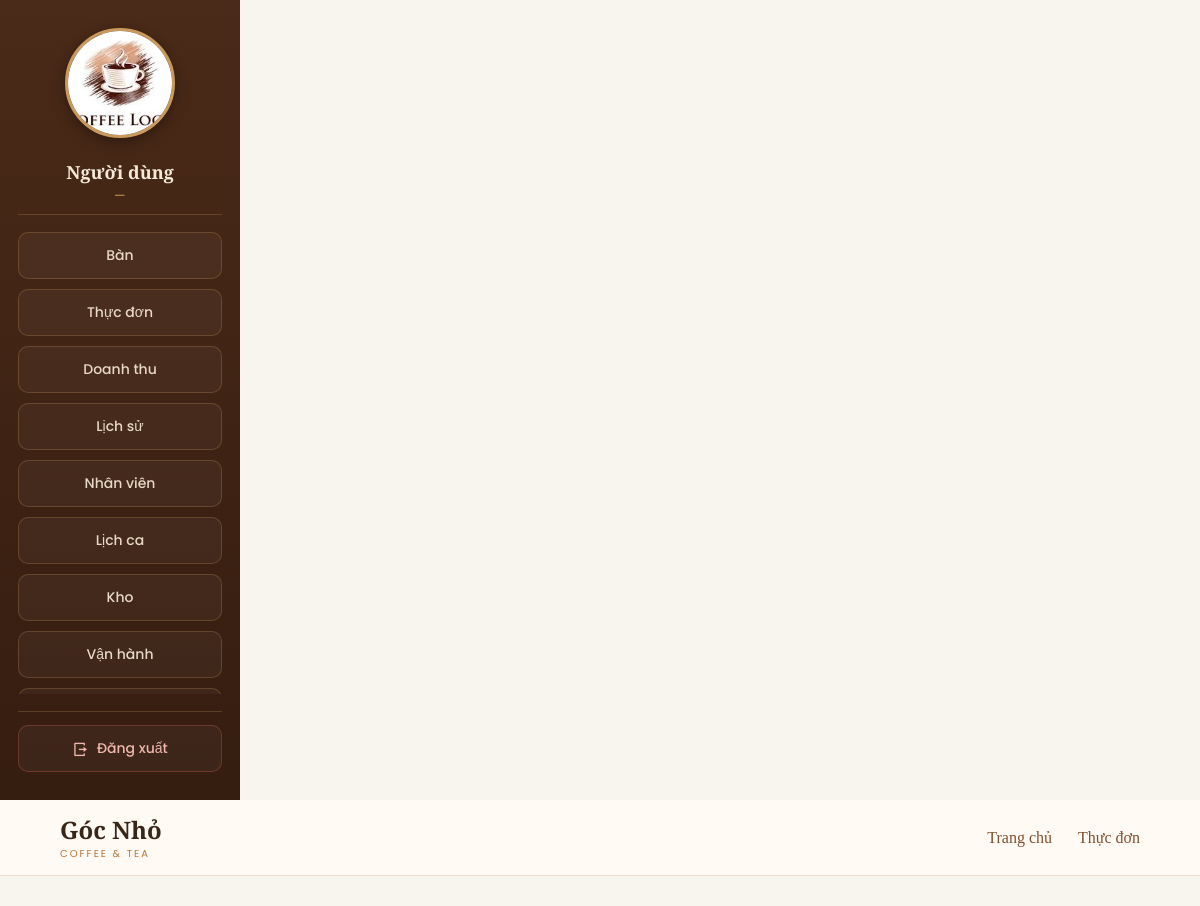
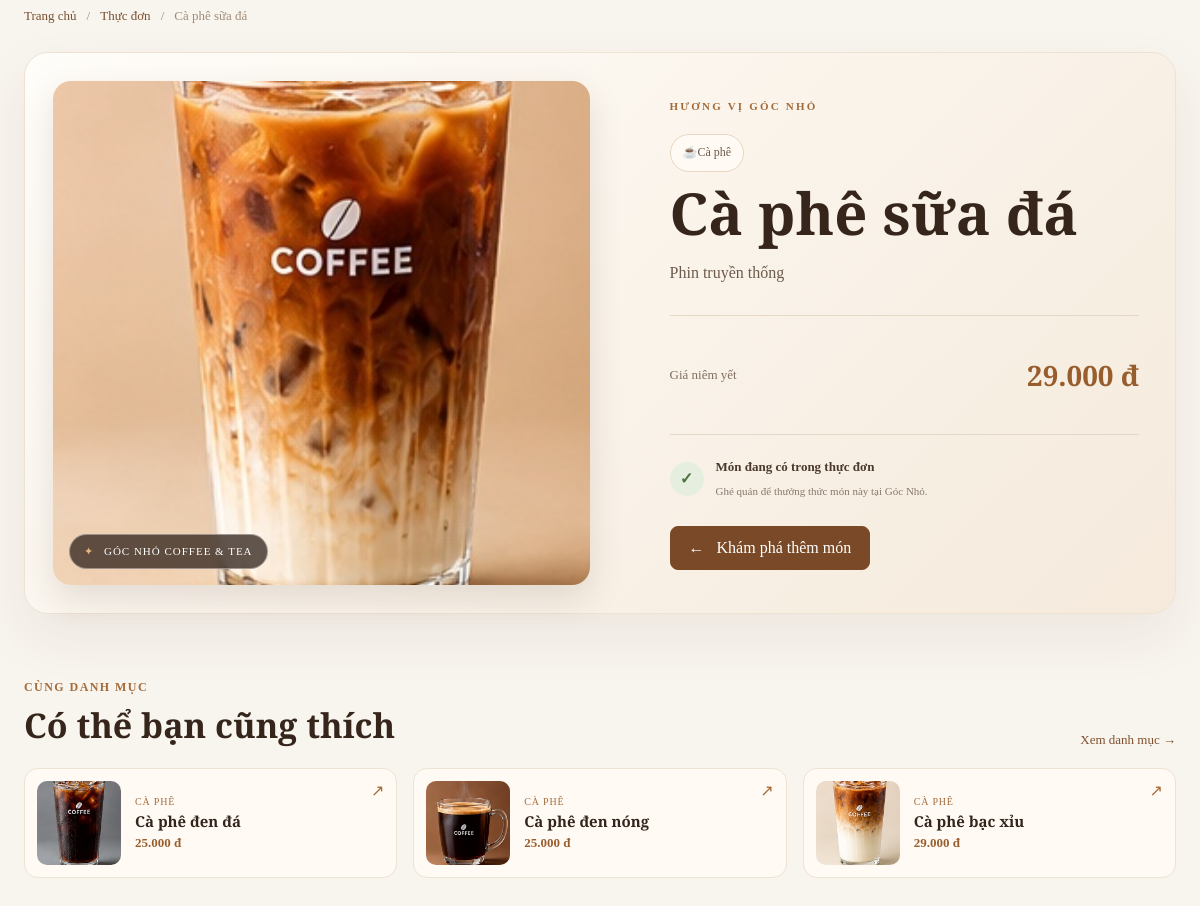
The page /index.php?page=menu-detail&id=1 on the database its author committed (2 pictures, top to bottom).
### tables this page shows
CREATE TABLE IF NOT EXISTS menu_items (
  item_id INT UNSIGNED AUTO_INCREMENT PRIMARY KEY,
  category_id INT UNSIGNED NOT NULL,
  item_name VARCHAR(150) NOT NULL,
  description VARCHAR(255) NULL,
  price INT UNSIGNED NOT NULL,
  image MEDIUMTEXT NULL,
  is_hidden TINYINT(1) NOT NULL DEFAULT 0,
  is_sold_out TINYINT(1) NOT NULL DEFAULT 0,
  stock INT UNSIGNED NOT NULL DEFAULT 0,
  min_stock INT UNSIGNED NOT NULL DEFAULT 10,
  UNIQUE KEY uq_cat_name (category_id, item_name),
  FOREIGN KEY (category_id) REFERENCES categories(category_id)
);

CREATE TABLE IF NOT EXISTS categories (
  category_id INT UNSIGNED AUTO_INCREMENT PRIMARY KEY,
  category_name VARCHAR(100) NOT NULL UNIQUE,
  has_options TINYINT(1) NOT NULL DEFAULT 1
);

### index.php (called while the page is built, shortened)
<?php
$routes = array(
    'home' => 'home/index.php',
    'public-menu' => 'public-menu/index.php',
    'menu' => 'menu/index.php',
    'menu-detail' => 'menu-detail/index.php',
    'tables' => 'tables/index.php',
    'schedule' => 'schedule/index.php',
    'ops' => 'ops/index.php',
    'orders' => 'orders/index.php',
    'cashshift' => 'cashshift/index.php',
    'kitchen' => 'kitchen/index.php',
);
$page = $_GET['page'] ?? null;
if (!is_string($page) || !isset($routes[$page])) {
    http_response_code(404);
    $page = '404';
    $file = __DIR__ . '/pages/404/index.php';
} else {
    $file = __DIR__ . '/pages/' . $routes[$page];
}
$action = dirname($file) . '/action.php';
if (is_file($action)) {
    require $action;
}
require __DIR__ . '/layouts/public/header.php';
require $file;
require __DIR__ . '/layouts/public/footer.php';

### pages/menu-detail/action.php (called while the page is built, shortened)
<?php
require_once __DIR__ . '/../../functions.php';
$itemId = filter_input(INPUT_GET, 'id', FILTER_VALIDATE_INT);
$menuItem = ($itemId && $itemId > 0) ? get_menu_item($itemId) : null;
$relatedMenuItems = $menuItem
    ? public_related_menu_items($menuItem['category_id'], $menuItem['item_id'], 3)
    : array();

### config/database.php (called while the page is built, shortened)
<?php
$env = function ($key, $default) {
    $value = getenv($key);
    return $value === false ? $default : $value;
};
$appEnvironment = strtolower((string) $env('APP_ENV', 'local'));
$dbUser = $env('DB_USER', 'root');
$dbPassword = $env('DB_PASSWORD', '');
return array(
    'host'     => $env('DB_HOST', '127.0.0.1'),
    'port'     => (int) $env('DB_PORT', '3306'),
    'database' => $env('DB_NAME', 'coffee_shop'),
    'username' => $dbUser,
    'password' => $dbPassword,
    'charset'  => 'utf8mb4',
);

### helpers/database.php (called while the page is built)
<?php
function db()
{
    static $database = null;
    if ($database === null) {
        $config = require __DIR__ . '/../config/database.php';
        $database = new Database($config);
    }
    return $database;
}

### classes/Database.php (called while the page is built, shortened)
<?php
class Database
{
    private $connection;
    public function __construct($config)
    {
        $this->connection = new mysqli(
            $config['host'], $config['username'], $config['password'],
            $config['database'], $config['port']
        );
        $this->connection->set_charset($config['charset']);
    }
    public function run($sql, $params = array())
    {
        $stmt = $this->connection->prepare($sql);
        if ($params) {
            $types = '';
            foreach ($params as $p) { $types .= is_int($p) ? 'i' : 's'; }
            $stmt->bind_param($types, ...$params);
        }
        $stmt->execute();
        return $stmt;
    }
    public function fetchAll($sql, $params = array())
    {
        return $this->run($sql, $params)->get_result()->fetch_all(MYSQLI_ASSOC);
    }
    public function fetchOne($sql, $params = array())
    {
        $row = $this->run($sql, $params)->get_result()->fetch_assoc();
        return $row ?: null;
    }
}

### functions.php (called while the page is built, shortened)
<?php
function get_menu_item($id)
{
    return db()->fetchOne(
        "SELECT m.item_id, m.item_name, m.description, m.price, m.image,
                m.is_hidden, c.category_id, c.category_name
         FROM menu_items m
         JOIN categories c ON c.category_id = m.category_id
         WHERE m.item_id = ? AND m.is_hidden = 0",
        array((int) $id)
    );
}
function public_related_menu_items($categoryId, $exceptId, $limit = 3)
{
    return db()->fetchAll(
        "SELECT m.item_id, m.item_name, m.price, m.image, m.description,
                c.category_name, c.category_id
         FROM menu_items m
         JOIN categories c ON c.category_id = m.category_id
         WHERE m.is_hidden = 0 AND m.category_id = ? AND m.item_id <> ?
         ORDER BY m.item_id ASC
         LIMIT ?",
        array((int) $categoryId, (int) $exceptId, max(1, min(6, (int) $limit)))
    );
}

### helpers/common.php (called while the page is built, shortened)
<?php
function e($value)
{
    return htmlspecialchars((string) $value, ENT_QUOTES, 'UTF-8');
}
function menu_item_image($item)
{
    $nameMap = array(
        'Cà phê sữa đá' => 'assets/images/menu/01-ca-phe-sua-da.jpg',
        'Cà phê đen đá' => 'assets/images/menu/02-ca-phe-den-da.jpg',
        'Cà phê đen nóng' => 'assets/images/menu/03-ca-phe-den-nong.jpg',
        'Cà phê bạc xỉu' => 'assets/images/menu/04-ca-phe-bac-xiu.jpg',
        'Cà phê cappuccino' => 'assets/images/menu/05-ca-phe-cappuccino.jpg',
        'Trà sữa trân châu' => 'assets/images/menu/06-tra-sua-tran-chau.jpg',
        'Trà sữa matcha' => 'assets/images/menu/07-tra-sua-matcha.jpg',
        'Trà đào cam sả' => 'assets/images/menu/08-tra-dao-cam-sa.jpg',
        'Trà vải hoa hồng' => 'assets/images/menu/09-tra-vai-hoa-hong.jpg',
        'Bánh tiramisu' => 'assets/images/menu/10-banh-tiramisu.jpg',
        'Bánh croissant' => 'assets/images/menu/10-banh-tiramisu.jpg',
    );
    $name = trim($item['item_name'] ?? '');
    if (isset($nameMap[$name])) {
        return $nameMap[$name];
    }
    return 'assets/images/images.jpg';
}

### pages/menu-detail/index.php (the view)
<header class="catalog-header">
    <a href="index.php?page=home" class="catalog-brand">Góc Nhỏ <span>Coffee &amp; Tea</span></a>
    <nav aria-label="Điều hướng chính">
        <a href="index.php?page=home">Trang chủ</a>
        <a href="index.php?page=menu">Thực đơn</a>
    </nav>
</header>
<main class="catalog-main catalog-detail-page">
    <?php if (!$menuItem): ?>
        <section class="catalog-not-found">
            <p class="catalog-eyebrow">404 · KHÔNG TÌM THẤY</p>
            <h1>Món này không có trong thực đơn</h1>
            <p>Món có thể đã bị ẩn hoặc đường dẫn không còn hợp lệ.</p>
            <a class="catalog-back" href="index.php?page=menu">Quay lại thực đơn <span aria-hidden="true">→</span></a>
        </section>
    <?php else: ?>
        <nav class="catalog-breadcrumb" aria-label="Đường dẫn">
            <a href="index.php?page=home">Trang chủ</a><span aria-hidden="true">/</span>
            <a href="index.php?page=menu">Thực đơn</a><span aria-hidden="true">/</span>
            <span><?= e($menuItem['item_name']) ?></span>
        </nav>
        <article class="catalog-detail">
            <div class="catalog-detail-visual">
                <img src="<?= e(menu_item_image($menuItem)) ?>" alt="<?= e($menuItem['item_name']) ?>">
                <span class="catalog-photo-caption"><span aria-hidden="true">✦</span> Góc Nhỏ Coffee &amp; Tea</span>
            </div>
            <div class="catalog-detail-info">
                <span class="catalog-detail-kicker">HƯƠNG VỊ GÓC NHỎ</span>
                <p class="catalog-category-pill"><span aria-hidden="true">☕</span> <?= e($menuItem['category_name']) ?></p>
                <h1><?= e($menuItem['item_name']) ?></h1>
                <p class="catalog-detail-description"><?= e($menuItem['description'] ?: 'Được chuẩn bị tại quán với sự chăm chút trong từng phần.') ?></p>
                <div class="catalog-detail-price">
                    <span>Giá niêm yết</span>
                    <strong><?= e(number_format((int) $menuItem['price'], 0, ',', '.')) ?> đ</strong>
                </div>
                <div class="catalog-detail-note">
                    <span class="catalog-note-icon" aria-hidden="true">✓</span>
                    <p><b>Món đang có trong thực đơn</b><small>Ghé quán để thưởng thức món này tại Góc Nhỏ.</small></p>
                </div>
                <a class="catalog-back catalog-back-link" href="index.php?page=menu"><span aria-hidden="true">←</span> Khám phá thêm món</a>
            </div>
        </article>
        <?php if ($relatedMenuItems): ?>
            <section class="catalog-related" aria-labelledby="relatedMenuHeading">
                <div class="catalog-related-heading">
                    <div><p class="catalog-eyebrow">CÙNG DANH MỤC</p><h2 id="relatedMenuHeading">Có thể bạn cũng thích</h2></div>
                    <a href="index.php?page=menu&amp;category=<?= (int) $menuItem['category_id'] ?>">Xem danh mục <span aria-hidden="true">→</span></a>
                </div>
                <div class="catalog-related-grid">
                    <?php foreach ($relatedMenuItems as $related): ?>
                        <a class="catalog-related-card" href="index.php?page=menu-detail&amp;id=<?= (int) $related['item_id'] ?>">
                            <img src="<?= e(menu_item_image($related)) ?>" alt="<?= e($related['item_name']) ?>" loading="lazy">
                            <span><small><?= e($related['category_name']) ?></small><b><?= e($related['item_name']) ?></b>
                                <strong><?= e(number_format((int) $related['price'], 0, ',', '.')) ?> đ</strong></span>
                            <i aria-hidden="true">↗</i>
                        </a>
                    <?php endforeach; ?>
                </div>
            </section>
        <?php endif; ?>
    <?php endif; ?>
</main>

### assets/css/style.css (style rules this page uses)
html, body { height: 100%; margin: 0; overflow: hidden; }
body { display: flex; }

### rows shown on the page
menu_items: item_name "Cà phê sữa đá", category.category_name "Cà phê", description "Phin truyền thống", price "29.000"
menu_items: shows a picture, category.category_name "CÀ PHÊ", item_name "Cà phê đen đá", price "25.000"
menu_items: shows a picture, category.category_name "CÀ PHÊ", item_name "Cà phê đen nóng", price "25.000"
menu_items: shows a picture, category.category_name "CÀ PHÊ", item_name "Cà phê bạc xỉu", price "29.000"
